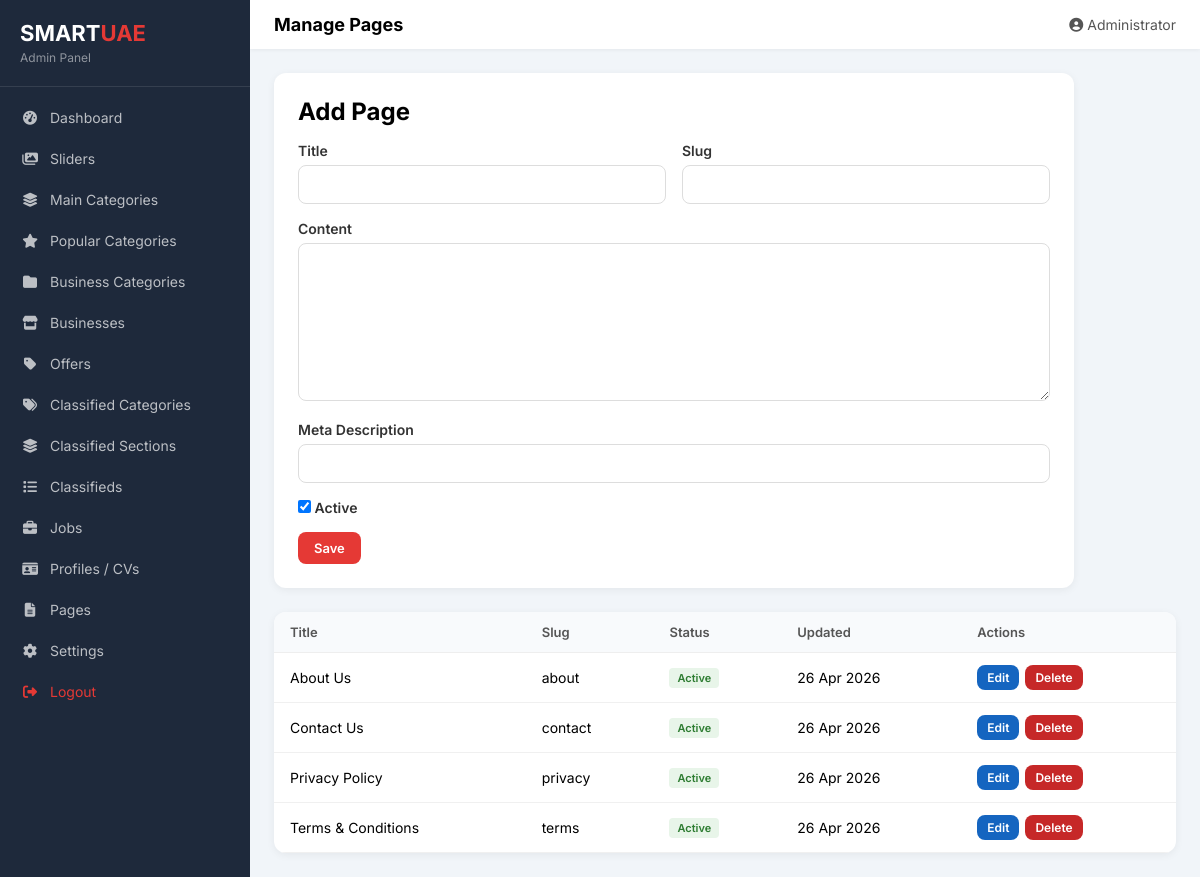
Page /admin/pages.php (signed in) on the committed database.
### tables this page shows
CREATE TABLE pages (
    id INT AUTO_INCREMENT PRIMARY KEY,
    slug VARCHAR(100) NOT NULL UNIQUE,
    title VARCHAR(200) NOT NULL,
    content TEXT,
    meta_description VARCHAR(500),
    is_active TINYINT(1) DEFAULT 1,
    updated_at TIMESTAMP DEFAULT CURRENT_TIMESTAMP ON UPDATE CURRENT_TIMESTAMP
);

### includes/config.php (called while the page is built, shortened)
<?php
function e($str) {
    return htmlspecialchars($str ?? '', ENT_QUOTES, 'UTF-8');
}

### admin/pages.php (the view, shortened to what this page needs)
<?php
require_once __DIR__ . '/../includes/config.php';
$db = getDB();
$editItem = null;
$items = $db->query("SELECT * FROM pages ORDER BY title")->fetchAll();
include __DIR__ . '/includes/header.php';
?>
<div class="admin-form" style="margin-bottom: 24px;">
    <h2 style="margin-bottom: 16px;"><?= $editItem ? 'Edit' : 'Add' ?> Page</h2>
    <form method="POST">
        <div class="form-row">
            <div class="form-group"><label>Title</label><input type="text" name="title" value="<?= e($editItem['title'] ?? '') ?>" required></div>
            <div class="form-group"><label>Slug</label><input type="text" name="slug" value="<?= e($editItem['slug'] ?? '') ?>" required></div>
        </div>
        <div class="form-group"><label>Content</label><textarea name="content" rows="8"><?= e($editItem['content'] ?? '') ?></textarea></div>
        <div class="form-group"><label>Meta Description</label><input type="text" name="meta_description" value="<?= e($editItem['meta_description'] ?? '') ?>"></div>
        <div class="form-group"><label class="form-check"><input type="checkbox" name="is_active" <?= ($editItem['is_active'] ?? 1) ? 'checked' : '' ?>> Active</label></div>
        <button type="submit" class="btn btn-primary">Save</button>
    </form>
</div>
<div class="admin-table-wrap">
    <table class="admin-table">
        <thead><tr><th>Title</th><th>Slug</th><th>Status</th><th>Updated</th><th>Actions</th></tr></thead>
        <tbody>
            <?php foreach ($items as $item): ?>
            <tr>
                <td><?= e($item['title']) ?></td>
                <td><?= e($item['slug']) ?></td>
                <td><span class="badge <?= $item['is_active'] ? 'badge-active' : 'badge-inactive' ?>"><?= $item['is_active'] ? 'Active' : 'Inactive' ?></span></td>
                <td><?= date('d M Y', strtotime($item['updated_at'])) ?></td>
                <td><div class="btn-group"><a href="?edit=<?= $item['id'] ?>" class="btn btn-info btn-sm">Edit</a><a href="?delete=<?= $item['id'] ?>" class="btn btn-delete btn-sm">Delete</a></div></td>
            </tr>
            <?php endforeach; ?>
        </tbody>
    </table>
</div>
<?php include __DIR__ . '/includes/footer.php'; ?>

### admin/includes/admin.css (style rules this page uses)
:root { --admin-primary: #E53935; --admin-dark: #1a1a2e; --admin-sidebar: #1e293b; --admin-bg: #f1f5f9; }
* { margin: 0; padding: 0; box-sizing: border-box; }
body { font-family: 'Inter', sans-serif; background: var(--admin-bg); display: flex; min-height: 100vh; }
.admin-table-wrap { background: #fff; border-radius: 12px; box-shadow: 0 2px 8px rgba(0,0,0,0.06); overflow: hidden; }
table.admin-table { width: 100%; border-collapse: collapse; }
table.admin-table th { background: #f8fafc; padding: 12px 16px; text-align: left; font-size: 13px; font-weight: 600; color: #555; border-bottom: 1px solid #eee; }
table.admin-table td { padding: 12px 16px; font-size: 14px; border-bottom: 1px solid #f0f0f0; vertical-align: middle; }
.btn { display: inline-block; padding: 8px 16px; border-radius: 8px; font-size: 13px; font-weight: 600; text-decoration: none; cursor: pointer; border: none; font-family: inherit; transition: opacity 0.2s; }
.btn-primary { background: var(--admin-primary); color: #fff; }
.btn-info { background: #1565C0; color: #fff; }
.btn-danger, .btn-delete { background: #C62828; color: #fff; }
.btn-sm { padding: 5px 10px; font-size: 12px; }
.btn-group { display: flex; gap: 6px; }
.admin-form { background: #fff; border-radius: 12px; padding: 24px; box-shadow: 0 2px 8px rgba(0,0,0,0.06); max-width: 800px; }
.form-group { margin-bottom: 16px; }
.form-group label { display: block; font-size: 14px; font-weight: 600; margin-bottom: 6px; color: #333; }
.form-group input, .form-group select, .form-group textarea { width: 100%; padding: 10px 14px; border: 1px solid #ddd; border-radius: 8px; font-size: 14px; font-family: inherit; }
.form-group textarea { min-height: 100px; resize: vertical; }
.form-row { display: grid; grid-template-columns: 1fr 1fr; gap: 16px; }
.form-check { display: flex; align-items: center; gap: 8px; }
.form-check input { width: auto; }
.badge { display: inline-block; padding: 3px 8px; border-radius: 4px; font-size: 11px; font-weight: 600; }
.badge-active { background: #E8F5E9; color: #2E7D32; }

### rows in the picture
pages: title "About Us", slug "about", is_active "Active", updated_at "26 Apr 2026"
pages: title "Contact Us", slug "contact", is_active "Active", updated_at "26 Apr 2026"
pages: title "Privacy Policy", slug "privacy", is_active "Active", updated_at "26 Apr 2026"
pages: title "Terms & Conditions", slug "terms", is_active "Active", updated_at "26 Apr 2026"

### other values in the picture
$pageTitle "Manage Pages"
$_SESSION['admin_name'] "Administrator"
